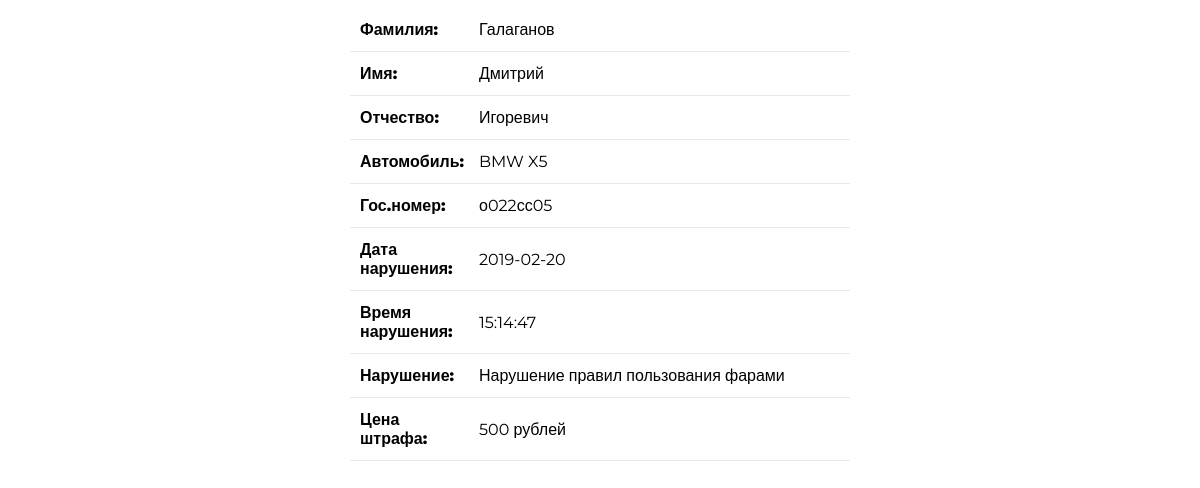
The app's page /lc.php?strahovka=442AE123512 with its own data.
### tables this page shows
CREATE TABLE IF NOT EXISTS `drivers` (
  `kod_avto` int(11) NOT NULL,
  `surname` text NOT NULL,
  `name` text NOT NULL,
  `fathername` text NOT NULL,
  `pasport` text NOT NULL
);

CREATE TABLE IF NOT EXISTS `avto` (
  `kod_avto` int(10) NOT NULL,
  `model` text NOT NULL,
  `gos_nomer` text NOT NULL,
  `strahovka` text
);

CREATE TABLE IF NOT EXISTS `narusheniya` (
  `kod_avto` int(11) NOT NULL,
  `id_narush` int(11) NOT NULL,
  `data` date NOT NULL,
  `time` time NOT NULL,
  `place` text NOT NULL
);

CREATE TABLE IF NOT EXISTS `vid_narush` (
  `id_narush` int(11) NOT NULL,
  `state_narush` text NOT NULL,
  `name_narush` text NOT NULL,
  `price_narush` text NOT NULL
);

### lc.php (the view)
<?php
include("script/link_bd.php");
$sql = "SELECT * FROM  `drivers` WHERE `kod_avto` =(SELECT `kod_avto` FROM  `avto` WHERE `strahovka` = '".$_GET['strahovka']."')";
$result = $connection->query($sql);
$driver=$result->fetch();
$sql = "SELECT * FROM `avto` WHERE `kod_avto`= '".$driver ['kod_avto']."'";
$result = $connection->query($sql);
$avto=$result->fetch();
$sql = "SELECT * FROM  `narusheniya` WHERE `kod_avto` = '".$driver ['kod_avto']."'";
$result = $connection->query($sql);
$narush=$result->fetch();
?>
<link rel="stylesheet" href="style/style.css">
<haeder><meta charset="UTF-8"></header>
<div class="lcm">
<table id="table-after-search">
    <tr><td>Фамилия:</td> <td><?php echo $driver ['surname']; ?></td></tr>
    <tr><td>Имя:</td>  <td><?php echo $driver ['name']; ?></td></tr>
    <tr><td>Отчество:</td> <td><?php echo $driver ['fathername']; ?></td></tr>
    <tr><td>Автомобиль:</td> <td><?php echo $avto ['model']; ?></td></tr>
    <tr><td>Гос.номер:</td> <td><?php echo $avto ['gos_nomer']; ?></td></tr>
    <tr><td>Дата нарушения:</td> <td><?php echo $narush ['data']; ?></td></tr>
    <tr><td>Время нарушения:</td> <td><?php echo $narush ['time']; ?></td></tr>
    <?php
    $sql = "SELECT `id_narush` FROM `narusheniya` WHERE `kod_avto` = '".$driver ['kod_avto']."'";
    $result = $connection->query($sql);
    $row=$result->fetch();
    $sql = "SELECT * FROM  `vid_narush` WHERE `id_narush` = '".$row ['id_narush']."'";
    $result = $connection->query($sql);
    $row=$result->fetch();
     ?>
     <tr><td>Нарушение:</td> <td><?php echo $row ['name_narush']; ?></td></tr>
    <tr><td>Цена штрафа:</td> <td><?php echo $row ['price_narush']; ?></td></tr>
</table>
</div>

### style/style.css (style rules this page uses)
table { width: 500px; border-collapse: collapse; }
table td { padding: 12px 5px 12px 10px; }
table tr { border-bottom: 1px solid #e8e9eb; }
table td:first-child { font-weight: 800; width: 100px; }
.lcm { display: flex; justify-content: center; }

### records on screen
drivers: surname "Галаганов", name "Дмитрий", fathername "Игоревич"
avto: model "BMW X5", gos_nomer "о022сс05"
narusheniya: data "2019-02-20", time "15:14:47"
vid_narush: name_narush "Нарушение правил пользования фарами", price_narush "500 рублей"
